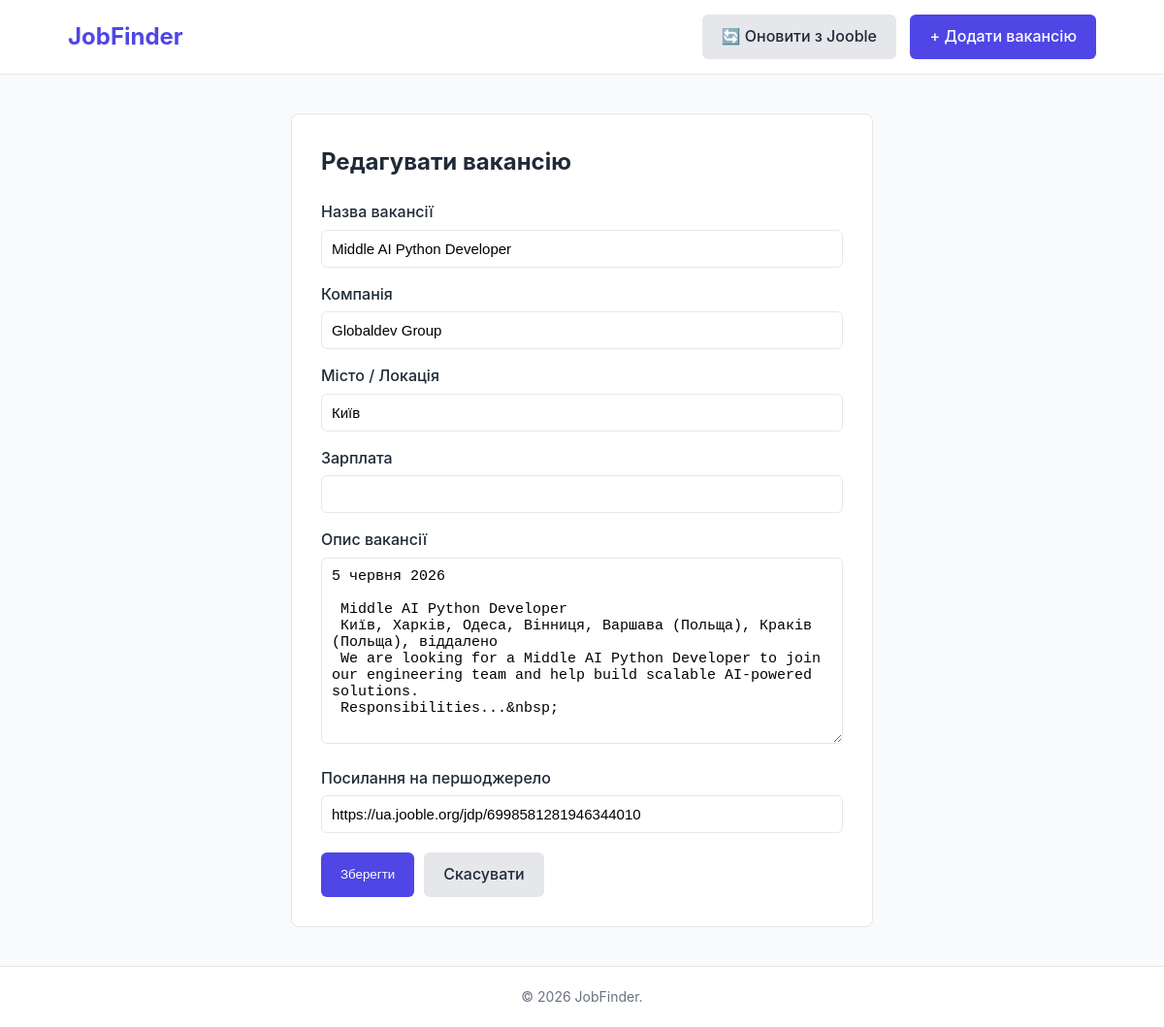
Screenshot of /vacancy/68/update/ with the database file from the repository.
### vacancies/models.py (models this page shows, shortened)
class Vacancy(models.Model):
    title = models.CharField(max_length=255, verbose_name="Назва вакансії")
    company = models.CharField(max_length=255, verbose_name="Компанія")
    location = models.CharField(max_length=255, verbose_name="Місто / Локація")
    salary = models.CharField(
        max_length=100,
        default="Не вказана",
        verbose_name="Зарплата"
    )
    description = models.TextField(verbose_name="Опис вакансії")
    source_url = models.URLField(blank=True, null=True, unique=True, verbose_name="Посилання на першоджерело")
    created_at = models.DateTimeField(auto_now_add=True, verbose_name="Дата створення")
    class Meta:
        verbose_name = "Вакансія"
        verbose_name_plural = "Вакансії"
        ordering = ['-created_at']

### vacancies/views.py (the view, shortened to what this page needs)
# urls.py: path('vacancy/<int:pk>/update/', views.VacancyUpdateView.as_view(), name='vacancy_update'),
class VacancyUpdateView(UpdateView):
    model = Vacancy
    form_class = VacancyForm
    template_name = 'vacancies/form.html'
    def get_context_data(self, **kwargs):
        context = super().get_context_data(**kwargs)
        context['title'] = "Редагувати вакансію"
        return context

### vacancies/forms.py
class VacancyForm(forms.ModelForm):
    class Meta:
        model = Vacancy
        fields = ['title', 'company', 'location', 'salary', 'description', 'source_url']

### templates/vacancies/form.html (shortened to what this page needs)
{% extends 'base.html' %}
{% block content %}
<div class="form-container">
    <h2>{{ title }}</h2>
    <form method="POST">
        {% for field in form %}
            <p>
                <label for="{{ field.id_for_label }}">{{ field.label }}</label>
                {{ field }}
            </p>
        {% endfor %}
        <div class="form-actions">
            <button type="submit" class="btn btn-primary">Зберегти</button>
            <a href="{% if form.instance.pk %}{% url 'vacancy_detail' form.instance.pk %}{% else %}{% url 'vacancy_list' %}{% endif %}" class="btn btn-secondary">Скасувати</a>
        </div>
    </form>
</div>
{% endblock %}

### static/css/style.css (style rules this page uses)
:root { --primary-color: #4f46e5; --primary-hover: #4338ca; --danger-color: #ef4444; --danger-hover: #dc2626; --text-color: #1f2937; --light-bg: #f9fafb; --border-color: #e5e7eb; --white: #ffffff; }
* { box-sizing: border-box; margin: 0; padding: 0; }
body { font-family: -apple-system, BlinkMacSystemFont, "Segoe UI", Roboto, Helvetica, Arial, sans-serif; color: var(--text-color); background-color: var(--light-bg); line-height: 1.6; display: flex; flex-direction: column; min-height: 100vh; }
.btn { display: inline-block; padding: 10px 20px; border-radius: 6px; text-decoration: none; font-weight: 500; cursor: pointer; border: none; transition: background 0.2s ease; }
.btn-primary { background-color: var(--primary-color); color: var(--white); }
.btn-secondary { background-color: var(--border-color); color: var(--text-color); }
.form-container { max-width: 600px; margin: 40px auto; background: var(--white); padding: 30px; border-radius: 8px; border: 1px solid var(--border-color); }
.form-container h2 { margin-bottom: 20px; }
.form-container p { margin-bottom: 15px; }
.form-container label { display: block; font-weight: 500; margin-bottom: 5px; }
.form-container input, .form-container textarea, .form-container select { width: 100%; padding: 10px; border: 1px solid var(--border-color); border-radius: 6px; font-size: 15px; }
.form-actions { display: flex; gap: 10px; margin-top: 20px; }

### rows the page displays
Vacancy: form "Middle AI Python Developer" "Globaldev Group" "Київ" "5 червня 2026 Middle AI Python Developer Київ, Харків, Одеса, Вінниця, Варшава (Польща), Краків (Польща), віддалено We are looking for a Middle AI Python Developer to join our engineering team and help build scalable AI-powered solutions. Responsibilities...&nbsp;" "https://ua.jooble.org/jdp/6998581281946344010"

### other values shown
{{ title }} "Редагувати вакансію"
{{ field.label }} "Назва вакансії" "Компанія" "Місто / Локація" "Зарплата" "Опис вакансії" "Посилання на першоджерело"
